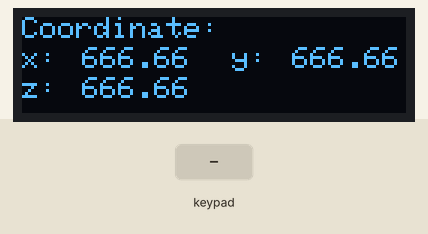
Bench run of a sketch on a simulated Arduino Uno, built with avr-gcc and run on an emulated ATmega328P. On the bench: 128×32 one-colour display. The test bench sets the inputs (shaded band). The display library's start-up logo is not drawn.

Above: at 1.2 s.
1.3 s: key 'A' pressed
At 2.5 s:
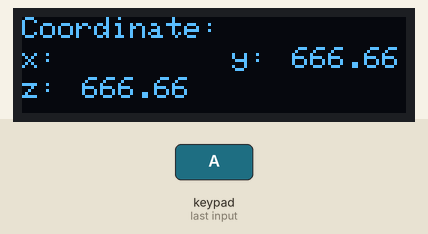
2.8 s: keypad keys 6 7 8 9 pressed 0.4 s apart
At 4.9 s:
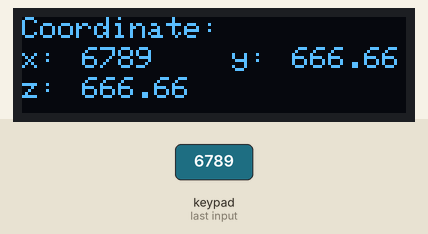
5.9 s: key 'B' pressed
7.4 s: key '.' pressed
At 8.0 s:
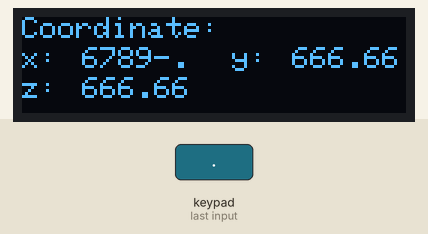
8.9 s: keypad keys 6 7 8 9 # pressed 0.4 s apart
At 9.8 s:
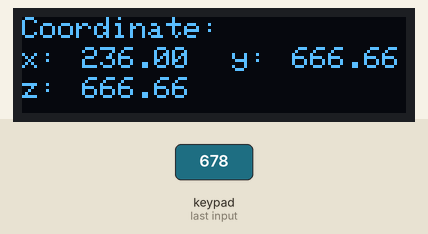
12.4 s: key 'B' pressed
At 13.0 s:
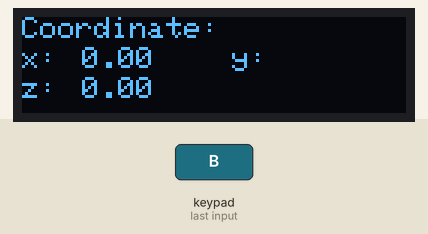
Timing chart, 0 to 14.9 s (numbered marks = the images above; inputs shaded):
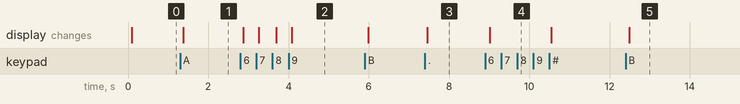

The sketch:

keypad_input_coordinates_v2.ino
```cpp
// equipments:
// arduino board
// 128x32 oled display
// 4x4 keypad

// library used:
// Adafruit SSD 1306
// Adafruit GFX Library
// Adafruit BusIO
// Keypad by Mark Stanley, Alexander Brevig

// at the top layer
// A: start editing x value
// B: start editing y value
// C: start editing z value
// #: reset all values to 0

// while entering
// 0~9: input number 0~9
// *: decimal point
// C: cancel editing
// D: enter

// I2C bus
#include <Wire.h>
// Graphics & OLED
#include <Adafruit_GFX.h>
#include <Adafruit_SSD1306.h>
// keypad
#include <Keypad.h>

// row and column sizes
const byte Rows = 4;
const byte Cols = 4;
// keypad array
char Keys[Rows][Cols] = {
  {'1', '2', '3', 'A'},
  {'4', '5', '6', 'B'},
  {'7', '8', '9', 'C'},
  {'.', '0', '#', 'D'}
};

// Arduino pins
byte rowPins[Rows] = {6, 7, 8, 9};
byte colPins[Cols] = {10, 11, 12, 13};

// keypad object
Keypad numberKeypad = Keypad(makeKeymap(Keys), rowPins, colPins, Rows, Cols);

#define OLED_RESET 4
Adafruit_SSD1306 display(OLED_RESET);

// coordinate values
float x = 666.66;
float y = 666.66;
float z = 666.66;


// value position of selected axis
byte display_position = 0;

void setup() {

  // Start Wire library
  Wire.begin();

  // Initialize OLED with I2C address 0x3C
  display.begin(SSD1306_SWITCHCAPVCC, 0x3C);

}

void loop() {

  display.display();

  // select input x, y, or z coordinate (x: A, y: B, z: C)
  char keypress = numberKeypad.getKey();
  switch (keypress) {

    case 'A':
        display_position = 1;
        x = InputValue(x, y, z, display_position);
      break;

    case 'B':
        display_position = 2;
        y = InputValue(x, y, z, display_position);
      break;

    case 'C':
        display_position = 3;
        z = InputValue(x, y, z, display_position);
      break;

    // set reset key as '#'
    case '#':
      x = 0;
      y = 0;
      z = 0;

    default:
      break;
  }

  display.clearDisplay();
  displayCoord(x, y, z);
  delay(25);
}


void displayCoord(float x, float y, float z) {

  // clear the display
  display.clearDisplay();
  // set color
  display.setTextColor(WHITE);
  // set font size
  display.setTextSize(1);
  // set cursor (font) position
  display.setCursor(0,0);
  display.print("Coordinate:");

  display.setCursor(0,10);
  display.print("x: ");
  display.setCursor(20,10);
  display.print(x);

  display.setCursor(70,10);
  display.print("y: ");
  display.setCursor(90,10);
  display.print(y);

  display.setCursor(0,20);
  display.print("z: ");
  display.setCursor(20,20);
  display.print(z);
}

void displayInput(float x, float y , float z, char* input, byte display_position) {

  // clear the display
  display.clearDisplay();
  // set color
  display.setTextColor(WHITE);
  // set font size
  display.setTextSize(1);
  // set cursor (font) position
  display.setCursor(0,0);
  display.print("Coordinate:");

  switch (display_position) {
    case 1:
      display.setCursor(0,10);
      display.print("x: ");
      display.setCursor(20,10);
      display.print(input);

      display.setCursor(70,10);
      display.print("y: ");
      display.setCursor(90,10);
      display.print(y);

      display.setCursor(0,20);
      display.print("z: ");
      display.setCursor(20,20);
      display.print(z);

      break;

    case 2:
      display.setCursor(0,10);
      display.print("x: ");
      display.setCursor(20,10);
      display.print(x);

      display.setCursor(70,10);
      display.print("y: ");
      display.setCursor(90,10);
      display.print(input);

      display.setCursor(0,20);
      display.print("z: ");
      display.setCursor(20,20);
      display.print(z);

      break;

    case 3:
      display.setCursor(0,10);
      display.print("x: ");
      display.setCursor(20,10);
      display.print(x);

      display.setCursor(70,10);
      display.print("y: ");
      display.setCursor(90,10);
      display.print(y);

      display.setCursor(0,20);
      display.print("z: ");
      display.setCursor(20,20);
      display.print(input);
  }

  // display.setCursor(0,10);
  // display.print("x: ");
  // display.setCursor(20,10);
  // display.print(x);

  // display.setCursor(70,10);
  // display.print("y: ");
  // display.setCursor(90,10);
  // display.print(y);

  // display.setCursor(0,20);
  // display.print("z: ");
  // display.setCursor(20,20);
  // display.print(z);

  // display.setCursor(20,10);
  // display.print(input);

}

float InputValue (float x, float y , float z, byte display_position) {

  // desired input value
  float result = 0.0;
  // storage of input number
  int numbers[5];
  // positive or negative value
  bool Negative = false;
  // total number of input digits
  int input_count = 0;
  // number of digits after decimel point
  int decimal = 0;
  // only 1 decimal point is allowed
  bool decimal_state = false;
  // state is true while entering
  bool Input_state = true;
  // display current input state
  char input[7] = {'\0','\0','\0','\0','\0','\0','\0'};
  int input_address = 0;


  // assign value to the corresponding digit
  while (Input_state == true) {
    // initialize input
    char keypress = '\0';
    // enter current desired number
    keypress = numberKeypad.getKey();

    switch (keypress) {
      case '1':
        numbers[input_count] = 1;
        input_count++;

        input[input_address] = keypress;
        input_address++;

        if (decimal_state == true)
          decimal++;
        break;

      case '2':
        numbers[input_count] = 2;
        input_count++;

        input[input_address] = keypress;
        input_address++;

        if (decimal_state == true)
          decimal++;
        break;

      case '3':
        numbers[input_count] = 3;
        input_count++;

        input[input_address] = keypress;
        input_address++;

        if (decimal_state == true)
          decimal++;
        break;

      case '4':
        numbers[input_count] = 4;
        input_count++;

        input[input_address] = keypress;
        input_address++;

        if (decimal_state == true)
          decimal++;
        break;

      case '5':
        numbers[input_count] = 5;
        input_count++;

        input[input_address] = keypress;
        input_address++;

        if (decimal_state == true)
          decimal++;
        break;

      case '6':
        numbers[input_count] = 6;
        input_count++;

        input[input_address] = keypress;
        input_address++;

        if (decimal_state == true)
          decimal++;
        break;

      case '7':
        numbers[input_count] = 7;
        input_count++;

        input[input_address] = keypress;
        input_address++;

        if (decimal_state == true)
          decimal++;
        break;

      case '8':
        numbers[input_count] = 8;
        input_count++;

        input[input_address] = keypress;
        input_address++;

        if (decimal_state == true)
          decimal++;
        break;

      case '9':
        numbers[input_count] = 9;
        input_count++;

        input[input_address] = keypress;
        input_address++;

        if (decimal_state == true)
          decimal++;
        break;

      case '0':
        numbers[input_count] = 0;
        input_count++;

        input[input_address] = keypress;
        input_address++;

        if (decimal_state == true)
          decimal++;
        break;

      case '.':
        // only 1 decimal point is allowed
        decimal_state = true;

        input[input_address] = keypress;
        input_address++;
        break;

      case 'B':
        // negative sign
        if (input_count == 0) {
          Negative = true;
        }
        input[input_address] = '-';
        input_address++;
        break;

      default:
        break;

    }

  // set enter key as 'D', set maximum number of total input digits to be 5
    if (keypress == 'D' || input_count == 5) {

      // calculate the resulting number
      for (int i = 0; i < input_count; i++) {
        for (int j = 0; j < input_count - i - 1; j++) {
          numbers[i] *= 10;
        }
        result += numbers[i];
      }

      for (int i = 0; i < decimal; i++) {
        result /= 10;
      }

      if (Negative == true) {
        result *= -1.0;
      }

      // set input range
      if (result > 250.0) {
        result = 250.0;
      }
      else if (result < -250.0) {
        result = -250.0;
      }

      Input_state = false;
    }

    // set cancel as 'C', return original coordinate value
    if (keypress == 'C') {
      switch (display_position) {
        case 1:
          result = x;
          Input_state = false;
          break;

        case 2:
          result = y;
          Input_state = false;
          break;

        case 3:
          result = z;
          Input_state = false;
          break;
      }
    }


    // display current input
    display.display();
    display.clearDisplay();
    displayInput(x, y, z, input, display_position);
    delay(25);
  }

  return result;
}
```

Measured:
- after the input at 1.3 s, the display: changes after 0.07 s (image 1)
- after the input at 2.8 s, the display: first changes after 0.07 s (image 2 shows a later state)
- after the input at 7.4 s, the display: changes after 0.06 s (image 3)
- after the input at 8.9 s, the display: changes after 0.11 s (image 4)
- after the input at 12.4 s, the display: changes after 0.09 s (image 5)
